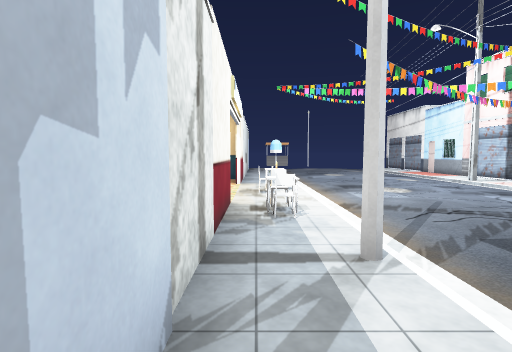
[1] (above)

23 first-person views from a walk through a Godot game level. The camera is 1.2 m above the floor, tilts 4° down and sees 80° across. The floor is counted in squares, 1 m on a side. Each view is taken from the middle of a square. On the plan, view 1 faces up. The plan holds only what a view shows up to about 13 squares ahead; the rest is blank. The place goes on beyond the plan. Characters and animated objects are not drawn. Some surface patterns are stand-ins.

[2]
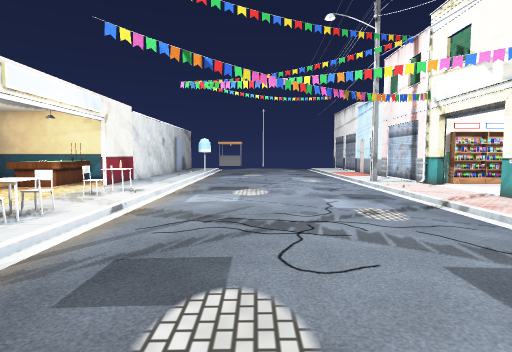

[3]
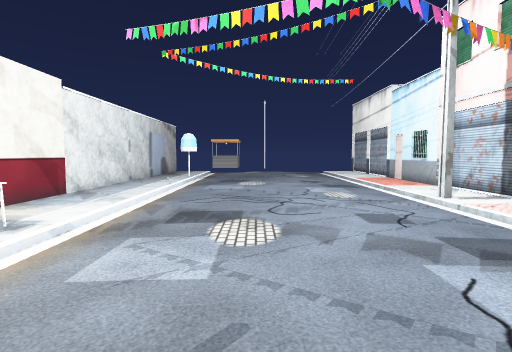

[4]
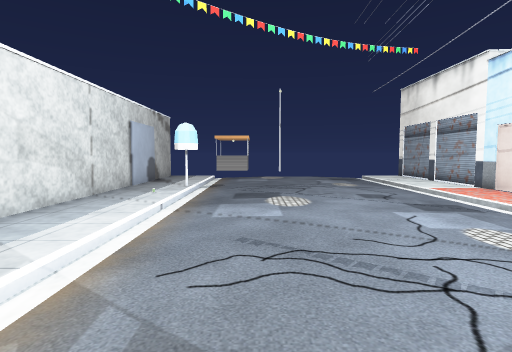

[5]
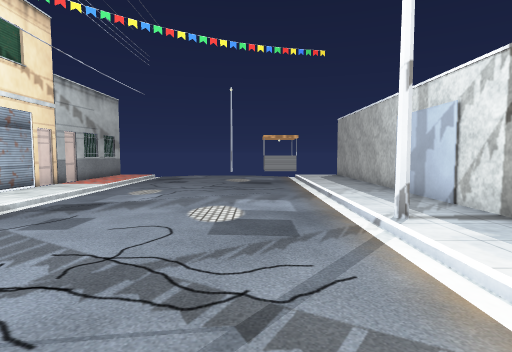

[6]
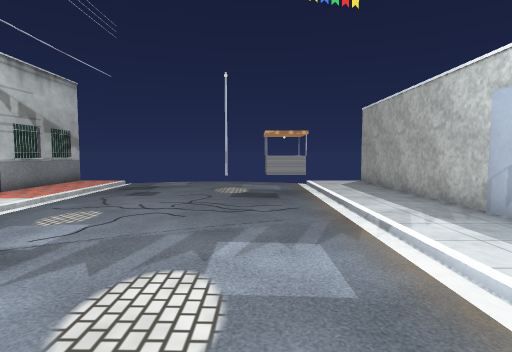

[7]
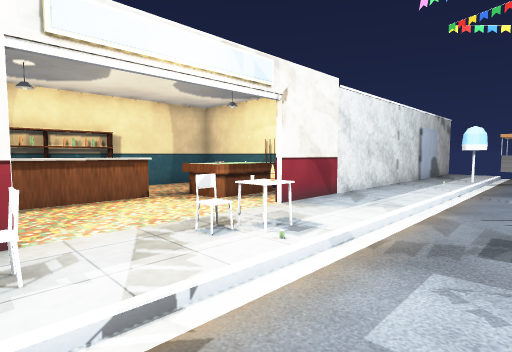

[8]
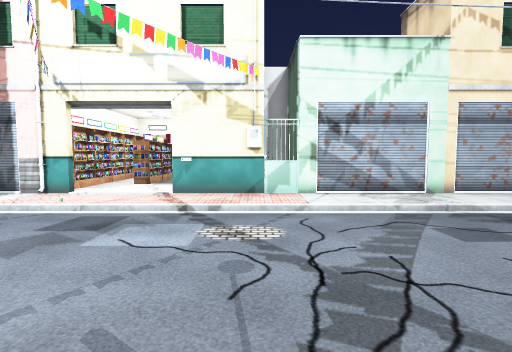

[9]
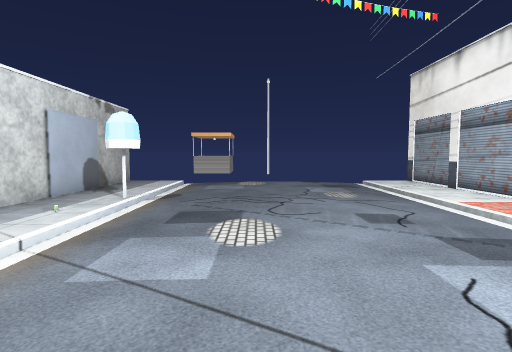

[10]
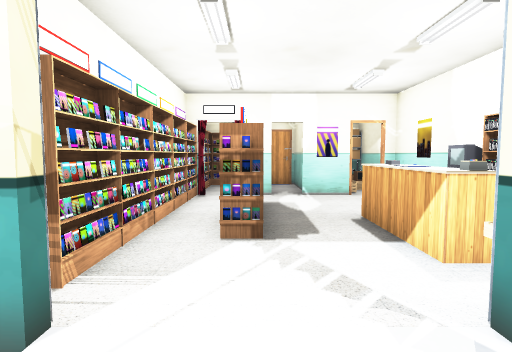

[11]
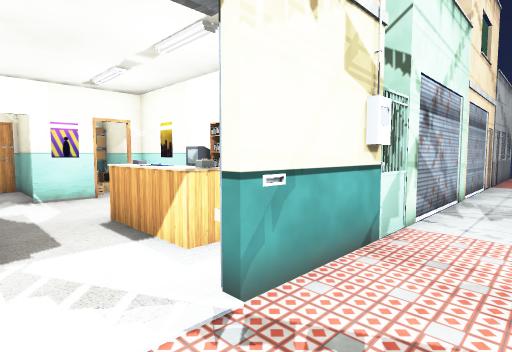

[12]
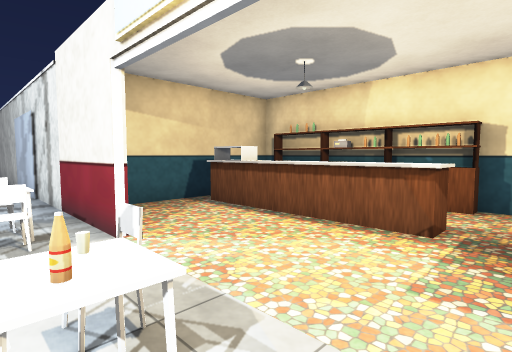

[13]
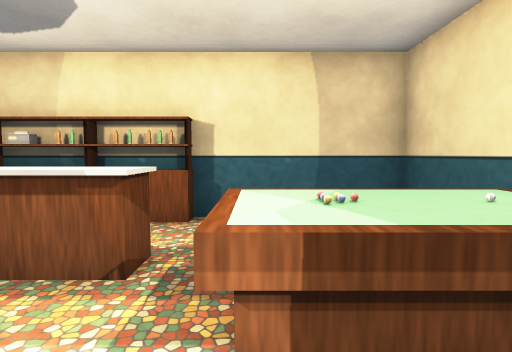

[14]
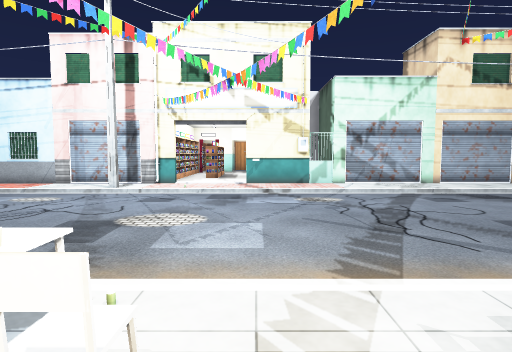

[15]
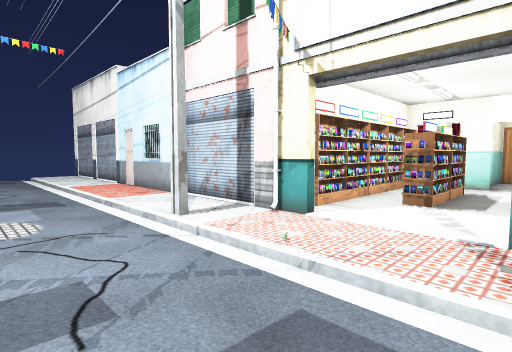

[16]
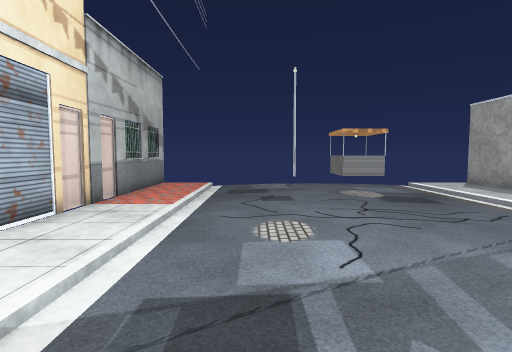

[17]
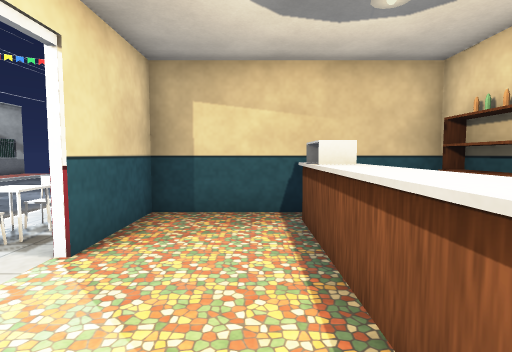

[18]
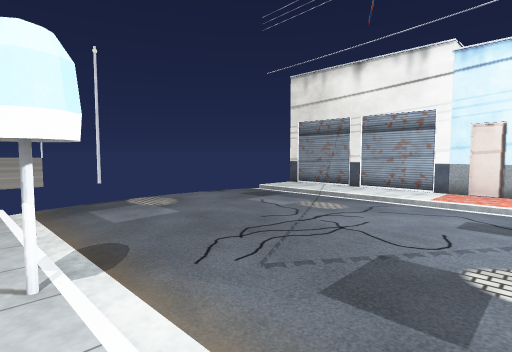

[19]
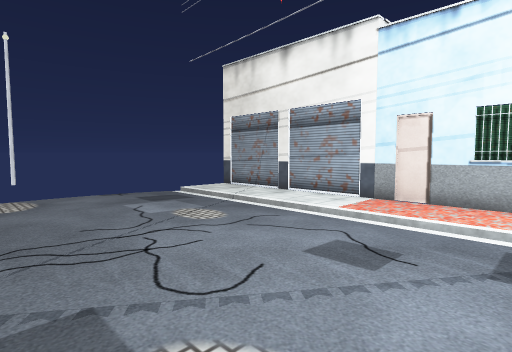

[20]
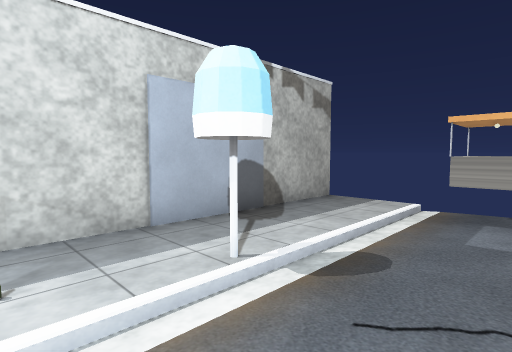

[21]
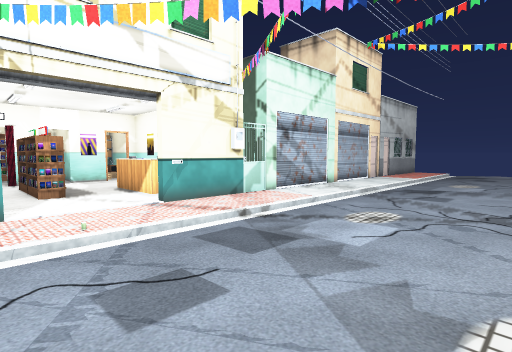

[22]
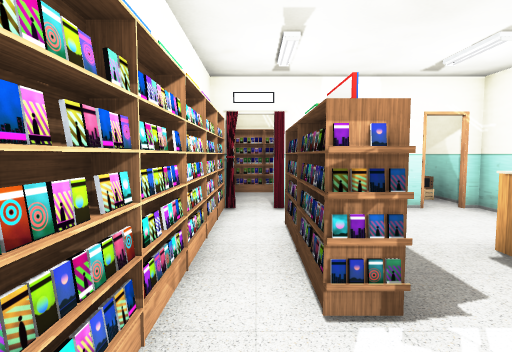

[23]
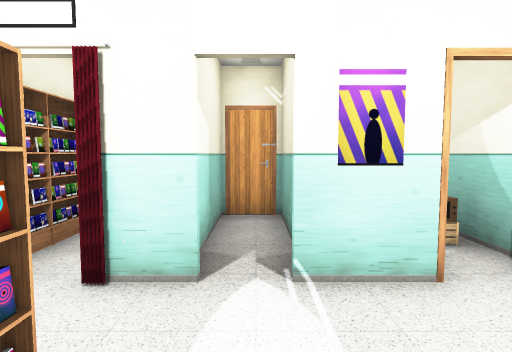

### Floor plan
Ten units are one square. View 1 is at (0, 0); x grows to the right and y downward. Boxes are objects, and circles mark ways between rooms. Rooms are numbered by the first view taken in them; rooms with no view inside come last. Other rooms are left out.
<svg viewBox="-73 -281 298 371">
<path fill="none" stroke="#000" d="M-6 -76 -6 85M118 -124 118 -276M116 -68 116 -72M-28 -148 -68 -148 -68 -72M142 -109 142 -115M139 -130 128 -130M-46 -108 -38 -108 -38 -54M145 -127 125 -127M-45 -66 -39 -66M-45 -54 -39 -54M157 -109 157 -115M-64 -108 -64 -54M-65 -105 -67 -100M-68 -70 -68 -47 -8 -47 -8 -76M-6 -276 -6 -124M118 85 118 -95M5 -96 1 -96 1 -100M2 -108 10 -108 10 -102 2 -102M8 -75 8 -70M8 -74 2 -74M1 -62 1 -69M-22 -141 -22 -118 -39 -118M154 -70 188 -70M158 -112 145 -112M172 -109 142 -109M188 -81 188 -98M118 -58 148 -58M204 -94 220 -94 220 -107 188 -107"/>
<rect x="125" y="-95" width="40" height="10" fill="#bbb"><title>counter</title></rect>
<rect x="135" y="-75" width="10" height="10" fill="#bbb"><title>rack</title></rect>
<rect x="145" y="-75" width="10" height="10" fill="#bbb"><title>TV</title></rect>
<rect x="195" y="-95" width="10" height="10" fill="#bbb"><title>crate</title></rect>
<circle cx="135" cy="-95" r="3" fill="#2a7"/>
<circle cx="190" cy="-100" r="3" fill="#2a7"/>
<text x="50" y="-100">1</text>
<text x="160" y="-90">2</text>
<text x="200" y="-100">3</text>
</svg>
Room 1 opens to room 2. Room 2 opens to room 3.

Where each view was taken, in squares from view 1:
view 1: 0 up, 0 right, facing up
view 2: 1 up, 5 right, facing up
view 3: 6 up, 5 right, facing up
view 4: 11 up, 4 right, facing up
view 5: 9 up, 4 right, facing down
view 6: 5 up, 4 right, facing down
view 7: 7 up, 4 right, facing up-left
view 8: 7 up, 3 right, facing right
view 9: 14 up, 5 right, facing up
view 10: 11 up, 10 right, facing right
view 11: 11 up, 10 right, facing down-right
view 12: 12 up, 1 right, facing down-left
view 13: 12 up, 1 left, facing left
view 14: 9 up, 1 left, facing right
view 15: 9 up, 7 right, facing up-right
view 16: 4 up, 8 right, facing down
view 17: 11 up, 3 left, facing down
view 18: 19 up, 1 right, facing up-right
view 19: 18 up, 4 right, facing up-right
view 20: 20 up, 4 right, facing up-left
view 21: 13 up, 5 right, facing down-right
view 22: 12 up, 12 right, facing right
view 23: 10 up, 16 right, facing right
